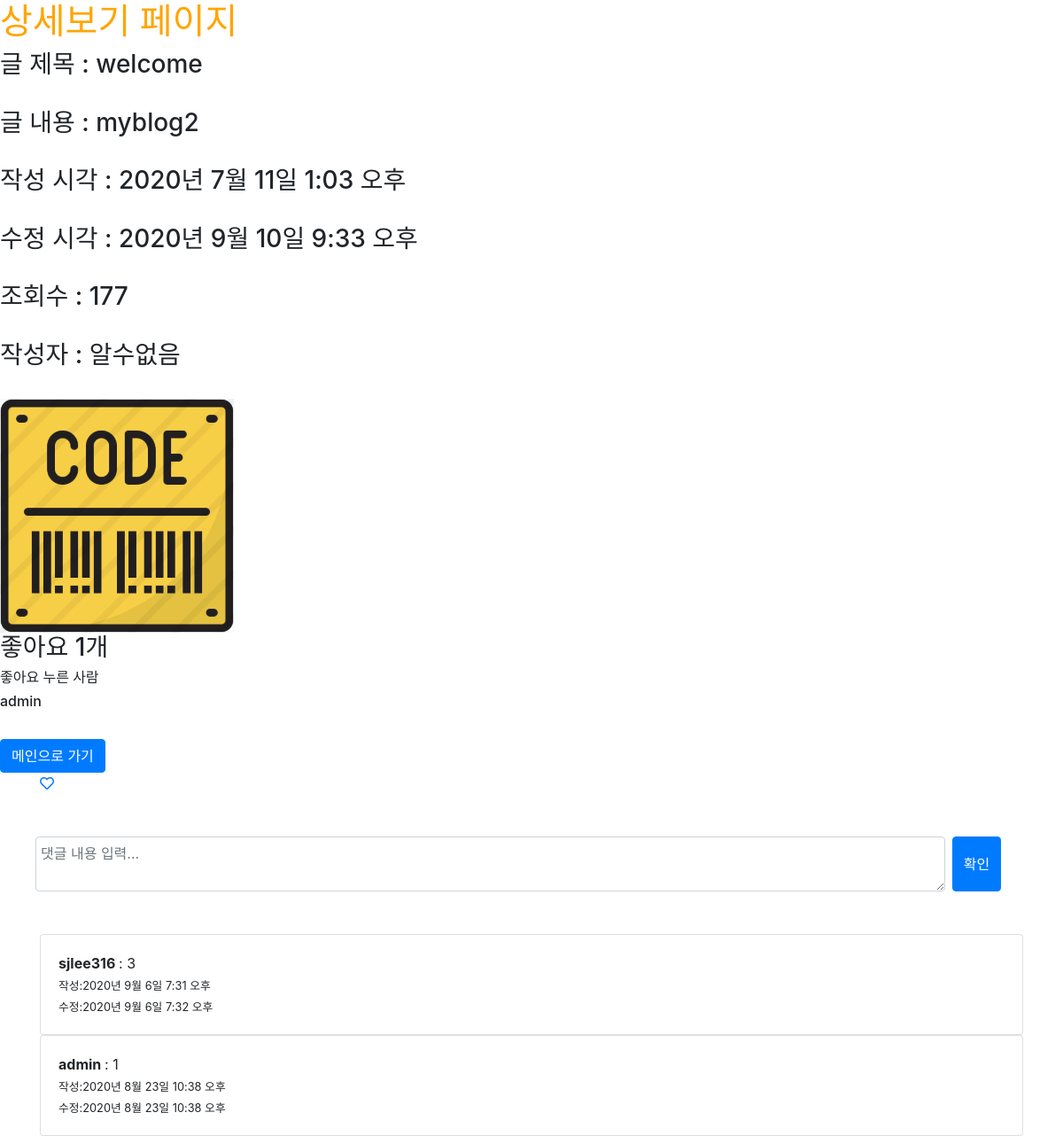
The page /posts/show/1 on the database its author committed.
### posts/models.py (models this page shows)
class Post(models.Model):
    title = models.CharField(max_length=50, null=False)
    content = models.TextField()
    view_count = models.IntegerField(default=0)
    created_at = models.DateTimeField(auto_now_add=True)
    updated_at = models.DateTimeField(auto_now = True)
    image = models.ImageField(upload_to='images/', null=True)
    user = models.ForeignKey(User, on_delete = models.CASCADE, null=True)
    like_user_set = models.ManyToManyField(User, blank=True, related_name='like_user_set', through='Like')
    @property
    def like_count(self):
        return self.like_user_set.count()

class Comment(models.Model):
    content = models.TextField()
    created_at = models.DateTimeField(auto_now_add=True)
    updated_at = models.DateTimeField(auto_now = True)
    writer = models.ForeignKey(User, on_delete=models.CASCADE, null=True)
    post = models.ForeignKey(Post, on_delete = models.CASCADE, related_name='comments')

### posts/views.py (the view)
# urls.py: path('show/<int:id>', show, name="show"),
def show(request, id):
    post = Post.objects.get(pk=id)
    post.view_count += 1
    post.save()
    all_comments = post.comments.all().order_by('-created_at')
    return render(request, 'posts/show.html', {'post': post, 'comments':all_comments})

### posts/templates/posts/show.html (shortened to what this page needs)
{% extends 'base.html' %}
{% block content %}
    <h1>상세보기 페이지</h1>
    <h3>글 제목 : {{ post.title }} </h3><br>
    <h3>글 내용 : {{ post.content }} </h3><br>
    <h3>작성 시각 : {{ post.created_at }} </h3><br>
    <h3>수정 시각 : {{ post.updated_at }} </h3><br>
    <h3>조회수 : {{ post.view_count }} </h3><br>
    {% if post.user %}
        <h3> 작성자 : {{ post.user }}</h3><br>
    {% else %}
        <h3> 작성자 : 알수없음 </h3><br>
    {% endif %}
    {% if post.image %}
	    <img src ="{{ post.image.url }}">
    {%  endif %}
    <h3>좋아요 {{post.like_count}}개</h3>
    <h6>좋아요 누른 사람</h6>
    {% for like_user in post.like_user_set.all %}
        <h6>{{ like_user.username }} </h6>
    {% endfor %}
    <br>
    <a href="{% url 'posts:main' %}"  class="btn btn-primary"> 메인으로 가기 </a>
    <div class="container">
        <a href="{% url 'posts:post_like' post.id %}?redirect_to=show">
            {% if user in post.like_user_set.all %}
                <i class="fas fa-heart"></i>
            {% else %}
                <i class="far fa-heart"></i>
            {% endif %}
        </a>
    </div>
    <div class="container mt-5">
        <form class="form-row" action="{% url 'posts:create_comment' post.id %}" method="POST">
            <textarea class="form-control col-11 mr-2" name="content" placeholder="댓글 내용 입력..."></textarea>
            <input type="submit" class="btn btn-primary" value="확인">
        </form>
    </div>
    <div class="container mt-5">
        {% for comment in comments %}
        <div class="card">
            <div class="card-body">
                <b> {{comment.writer}} </b> : {{comment.content}}<br>
                <small>
                    작성:{{comment.created_at}}<br>
                    수정:{{comment.updated_at}}
                </small>
            </div>
        </div>
        {% endfor %}
    </div>
{% endblock %}

### secondproject/static/css/project.css (style rules this page uses)
h1 { color:orange; }

### rows shown on the page
Post: title "welcome", content "myblog2", created_at "2020년 7월 11일 1:03 오후", updated_at "2020년 9월 10일 9:33 오후", view_count "177", image (picture), like_count "1"
Comment: writer "sjlee316", content "3", created_at "2020년 9월 6일 7:31 오후", updated_at "2020년 9월 6일 7:32 오후"
Comment: writer "admin", content "1", created_at "2020년 8월 23일 10:38 오후", updated_at "2020년 8월 23일 10:38 오후"

### other values the page prints
{{ like_user.username }} "admin"
